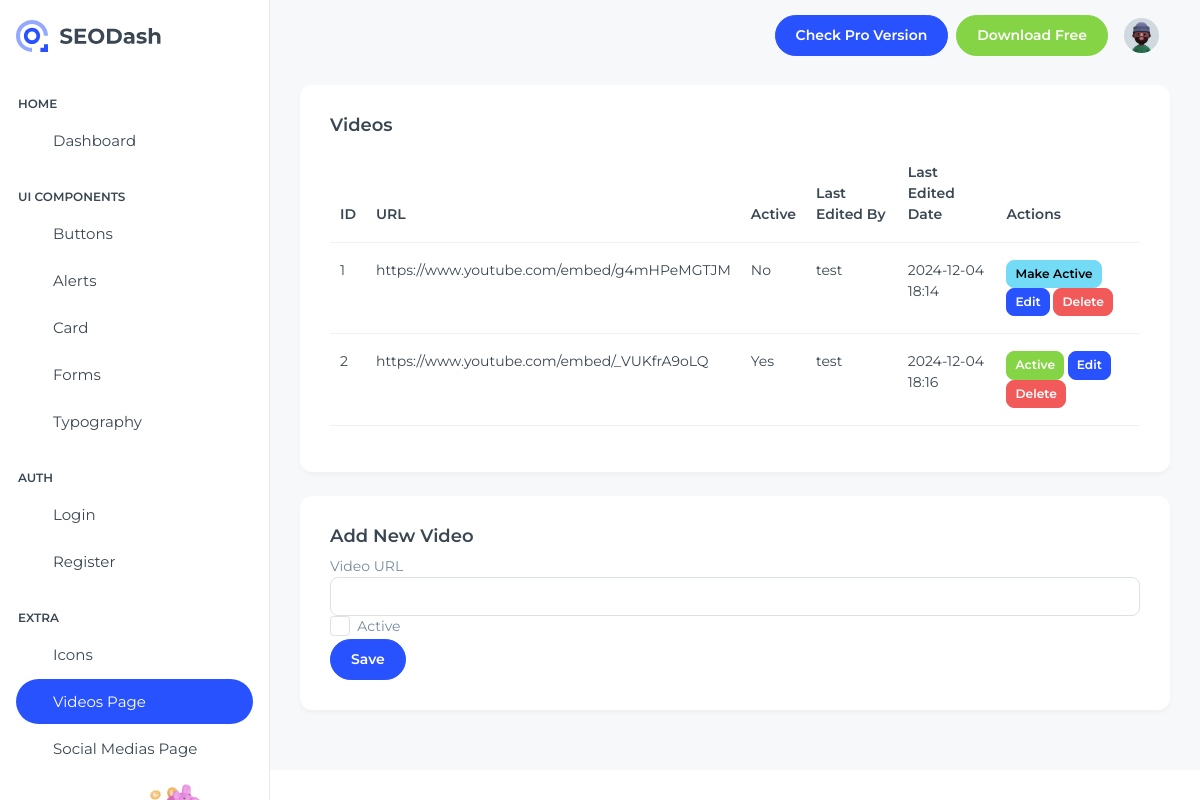
The page /dashboard/videos-page/ (signed in) on the database its author committed.
### dashboard/models.py (models this page shows, shortened)
class Video(models.Model):
    id = models.AutoField(primary_key=True)
    is_active = models.BooleanField(default=False)
    url = models.URLField(max_length=100)
    last_edited_by = models.ForeignKey(
        "auth.User", on_delete=models.CASCADE, related_name="edited_videos"
    )
    last_edited_date = models.DateTimeField(auto_now=True)  # Changed to auto_now
    class Meta:
        db_table = "videos"
        constraints = [models.UniqueConstraint(fields=["id"], name="AK_6")]

### dashboard/views.py (the view)
# urls.py: path("dashboard/videos-page/", views.videos_page, name="videos-page"),
@login_required
def videos_page(request):
    videos = Video.objects.all()
    active_video = Video.objects.filter(is_active=True).first()
    return render(
        request,
        "SEODash-main/src/html/videos-page.html",
        {"videos": videos, "active_video": active_video},
    )

### dashboard/templates/SEODash-main/src/html/videos-page.html (shortened to what this page needs)
{% load static %}
<!DOCTYPE html>
<html lang="en">
  <head>
    <link
      rel="stylesheet"
      href="{% static 'libs/simplebar/dist/simplebar.min.css' %}"
    />
    <link rel="stylesheet" href="{% static 'css/styles.min.css' %}" />
  </head>
  <body>
    <div
      class="page-wrapper"
      id="main-wrapper"
      data-layout="vertical"
      data-navbarbg="skin6"
      data-sidebartype="full"
      data-sidebar-position="fixed"
      data-header-position="fixed"
    >
      <aside class="left-sidebar">
        <div>
          <div
            class="brand-logo d-flex align-items-center justify-content-between"
          >
            <a href="{% url 'dashboard' %}" class="text-nowrap logo-img">
              <img src="{% static 'images/logos/logo-light.svg' %}" alt="" />
            </a>
          </div>
          <nav class="sidebar-nav scroll-sidebar" data-simplebar="">
            <ul id="sidebarnav">
              <li class="nav-small-cap">
                <span class="hide-menu">Home</span>
              </li>
              <li class="sidebar-item">
                <a
                  class="sidebar-link"
                  href="{% url 'dashboard' %}"
                  aria-expanded="false"
                >
                  <span>
                  </span>
                  <span class="hide-menu">Dashboard</span>
                </a>
              </li>
              <li class="nav-small-cap">
                <span class="hide-menu">UI COMPONENTS</span>
              </li>
              <li class="sidebar-item">
                <a
                  class="sidebar-link"
                  href="{% url 'ui-buttons' %}"
                  aria-expanded="false"
                >
                  <span>
                  </span>
                  <span class="hide-menu">Buttons</span>
                </a>
              </li>
              <li class="sidebar-item">
                <a
                  class="sidebar-link"
                  href="{% url 'ui-alerts' %}"
                  aria-expanded="false"
                >
                  <span>
                  </span>
                  <span class="hide-menu">Alerts</span>
                </a>
              </li>
              <li class="sidebar-item">
                <a
                  class="sidebar-link"
                  href="{% url 'ui-card' %}"
                  aria-expanded="false"
                >
                  <span>
                  </span>
                  <span class="hide-menu">Card</span>
                </a>
              </li>
              <li class="sidebar-item">
                <a
                  class="sidebar-link"
                  href="{% url 'ui-forms' %}"
                  aria-expanded="false"
                >
                  <span>
                  </span>
                  <span class="hide-menu">Forms</span>
                </a>
              </li>
              <li class="sidebar-item">
                <a
                  class="sidebar-link"
                  href="{% url 'ui-typography' %}"
                  aria-expanded="false"
                >
                  <span>
                  </span>
                  <span class="hide-menu">Typography</span>
                </a>
              </li>
              <li class="nav-small-cap">
                <span class="hide-menu">AUTH</span>
              </li>
              <li class="sidebar-item">
                <a
                  class="sidebar-link"
                  href="{% url 'authentication-login' %}"
                  aria-expanded="false"
                >
                  <span>
                  </span>
                  <span class="hide-menu">Login</span>
                </a>
              </li>
              <li class="sidebar-item">
                <a
                  class="sidebar-link"
                  href="{% url 'authentication-register' %}"
                  aria-expanded="false"
                >
                  <span>
                  </span>
                  <span class="hide-menu">Register</span>
                </a>
              </li>
              <li class="nav-small-cap">
                <span class="hide-menu">EXTRA</span>
              </li>
              <li class="sidebar-item">
                <a
                  class="sidebar-link"
                  href="{% url 'icon-tabler' %}"
                  aria-expanded="false"
                >
                  <span>
                  </span>
                  <span class="hide-menu">Icons</span>
                </a>
              </li>
              <li class="sidebar-item">
                <a
                  class="sidebar-link"
                  href="{% url 'videos-page' %}"
                  aria-expanded="false"
                >
                  <span>
                  </span>
                  <span class="hide-menu">Videos Page</span>
                </a>
              </li>
              <li class="sidebar-item">
                <a
                  class="sidebar-link"
                  href="{% url 'social-medias-page' %}"
                  aria-expanded="false"
                >
                  <span>
                  </span>
                  <span class="hide-menu">Social Medias Page</span>
                </a>
              </li>
            </ul>
            <div
              class="unlimited-access hide-menu bg-primary-subtle position-relative mb-7 mt-7 rounded-3"
            >
              <div class="d-flex">
                <div class="unlimited-access-img">
                  <img
                    src="{% static 'images/backgrounds/rocket.png' %}"
                    alt=""
                    class="img-fluid"
                  />
                </div>
              </div>
            </div>
          </nav>
        </div>
      </aside>
      <div class="body-wrapper">
        <header class="app-header">
          <nav class="navbar navbar-expand-lg navbar-light">
            <div
              class="navbar-collapse justify-content-end px-0"
              id="navbarNav"
            >
              <ul
                class="navbar-nav flex-row ms-auto align-items-center justify-content-end"
              >
                <a href="#" target="_blank" class="btn btn-primary me-2"
                  ><span class="d-none d-md-block">Check Pro Version</span>
                  <span class="d-block d-md-none">Pro</span></a
                >
                <a href="#" target="_blank" class="btn btn-success"
                  ><span class="d-none d-md-block">Download Free </span>
                  <span class="d-block d-md-none">Free</span></a
                >
                <li class="nav-item dropdown">
                  <a
                    class="nav-link nav-icon-hover"
                    href="javascript:void(0)"
                    id="drop2"
                    data-bs-toggle="dropdown"
                    aria-expanded="false"
                  >
                    <img
                      src="{% static 'images/profile/user-1.jpg' %}"
                      alt=""
                      width="35"
                      height="35"
                      class="rounded-circle"
                    />
                  </a>
                </li>
              </ul>
            </div>
          </nav>
        </header>
        <div class="container-fluid">
          <div class="card mb-4">
            <div class="card-body">
              <h5 class="card-title fw-semibold">Videos</h5>
              {% if videos %}
              <div class="table-responsive">
                <table class="table">
                  <thead>
                    <tr>
                      <th>ID</th>
                      <th>URL</th>
                      <th>Active</th>
                      <th>Last Edited By</th>
                      <th>Last Edited Date</th>
                      <th>Actions</th>
                    </tr>
                  </thead>
                  <tbody>
                    {% for video in videos %}
                    <tr>
                      <td>{{ video.id }}</td>
                      <td>{{ video.url }}</td>
                      <td>{{ video.is_active|yesno:"Yes,No" }}</td>
                      <td>{{ video.last_edited_by.username }}</td>
                      <td>{{ video.last_edited_date|date:"Y-m-d H:i" }}</td>
                      <td>
                        <form
                          method="post"
                          action="{% url 'update_video' video.id %}"
                          class="d-inline"
                        >
                          <button
                            type="button"
                            class="btn btn-sm {% if video.is_active %}btn-success{% else %}btn-secondary{% endif %}"
                            onclick="this.previousElementSibling.checked = !this.previousElementSibling.checked; this.form.submit()"
                          >
                            {% if video.is_active %} Active {% else %} Make
                            Active {% endif %}
                          </button>
                        </form>
                        <button
                          type="button"
                          class="btn btn-primary btn-sm"
                          data-bs-toggle="modal"
                          data-bs-target="#editModal{{ video.id }}"
                        >
                          Edit
                        </button>
                        <form
                          method="post"
                          action="{% url 'delete_video' video.id %}"
                          class="d-inline"
                        >
                          <button
                            type="submit"
                            class="btn btn-danger btn-sm"
                            onclick="return confirm('Are you sure?')"
                          >
                            Delete
                          </button>
                        </form>
                      </td>
                    </tr>
                    {% endfor %}
                  </tbody>
                </table>
              </div>
              {% else %}
              <p class="text-muted">No videos available.</p>
              {% endif %}
            </div>
          </div>
          <div class="card">
            <div class="card-body">
              <h5 class="card-title fw-semibold">Add New Video</h5>
              <form method="post" action="{% url 'create_video' %}">
                <div class="form-group">
                  <label for="url">Video URL</label>
                  <input
                    type="url"
                    class="form-control"
                    id="url"
                    name="url"
                    required
                    maxlength="100"
                  />
                </div>
                <div class="form-check">
                  <input
                    type="checkbox"
                    class="form-check-input"
                    id="is_active"
                    name="is_active"
                  />
                  <label class="form-check-label" for="is_active">Active</label>
                </div>
                <button type="submit" class="btn btn-primary">Save</button>
              </form>
            </div>
          </div>
        </div>
      </div>
    </div>
  </body>
</html>

### rows shown on the page
Video: id "1", url "https://www.youtube.com/embed/g4mHPeMGTJM", is_active "No", last_edited_by.username "test", last_edited_date "2024-12-04 18:14", shows "Make Active"
Video: id "2", url "https://www.youtube.com/embed/_VUKfrA9oLQ", is_active "Yes", last_edited_by.username "test", last_edited_date "2024-12-04 18:16", shows "Active"
